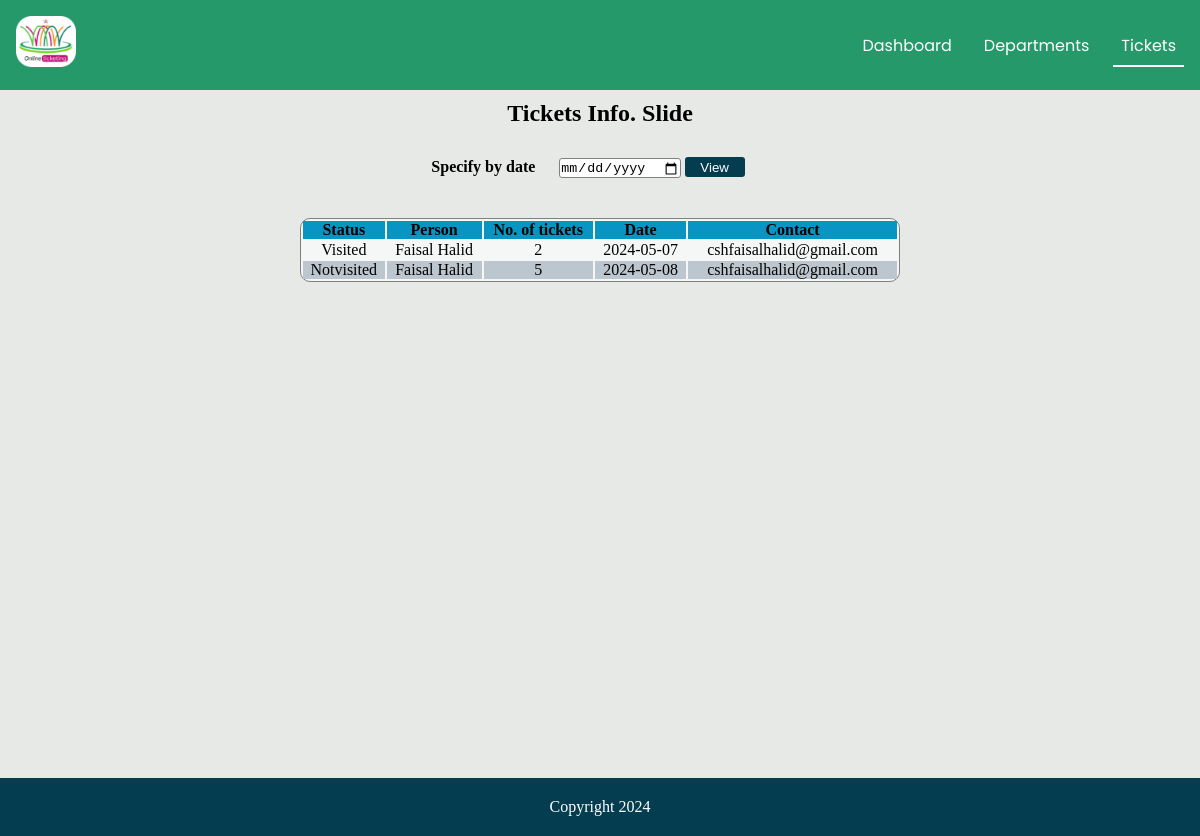
Page /tickets.php?id=1 (signed in) on the earlier database version.
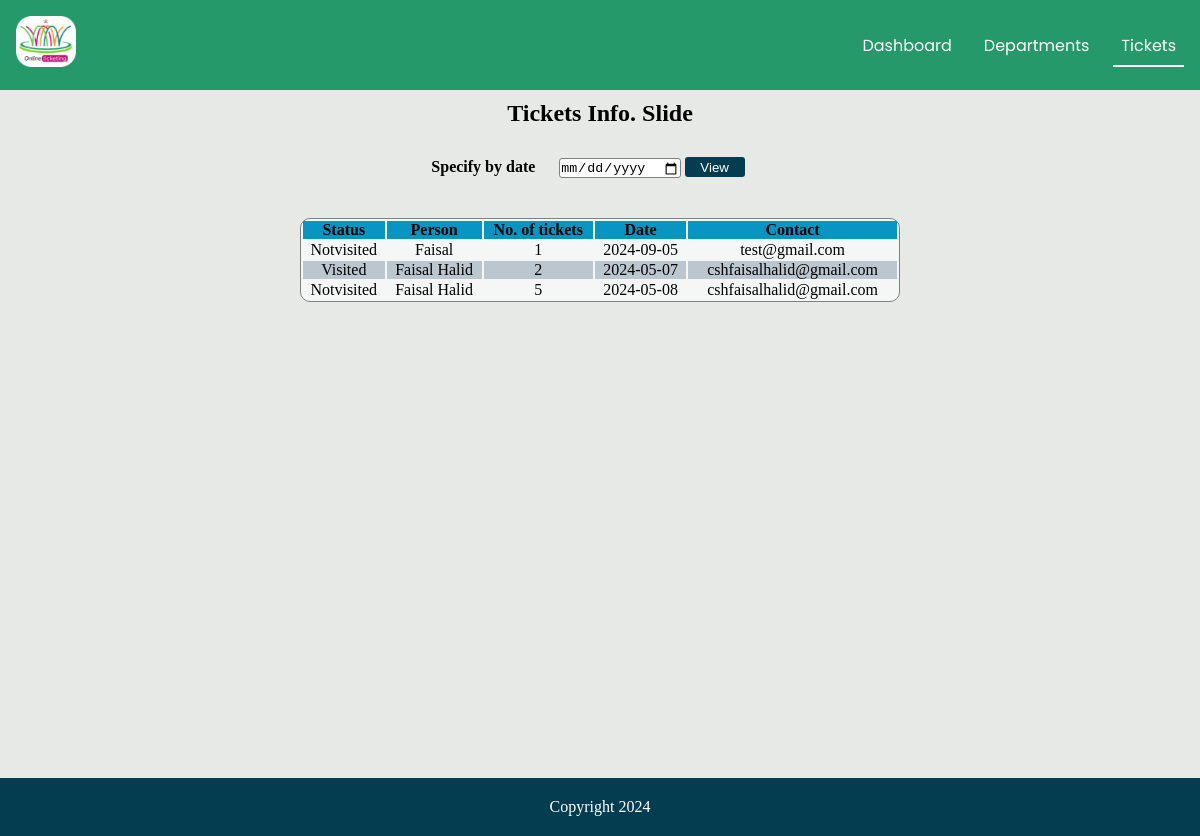
Same page on the later database version.
### tables this page shows
CREATE TABLE `tickets` (
  `ticket_id` int NOT NULL,
  `id` int NOT NULL,
  `department` varchar(40) NOT NULL,
  `status` varchar(10) NOT NULL,
  `amount` int NOT NULL,
  `customer` varchar(50) NOT NULL,
  `date` date NOT NULL,
  `address` varchar(40) DEFAULT NULL,
  `contact` varchar(40) DEFAULT NULL,
  `numberoftickets` int DEFAULT NULL,
  PRIMARY KEY (`ticket_id`),
  KEY `id` (`id`),
  CONSTRAINT `tickets_ibfk_1` FOREIGN KEY (`id`) REFERENCES `departments` (`id`) ON DELETE CASCADE
);

### tickets.php (the view, shortened to what this page needs)
<?php
    include 'connection.php';
       $id = $_GET['id'];
        $DEPARTMENT = "SELECT name from departments where id = $id limit 1";
        $Dquery = mysqli_query($connection, $DEPARTMENT);
        $resD = mysqli_fetch_assoc($Dquery);
       if(isset($_GET['date'])){
        $date = $_GET['date'];
        $id = $_GET['id'];
          $SELECT = "SELECT status, customer, numberoftickets, contact, date, department  FROM tickets where date = '$date' and id = $id";
       }
       else{
          $id = $_GET['id'];
          $SELECT = "SELECT status, customer, numberoftickets, contact, date, department FROM tickets where id = $id";
         }
       $query = mysqli_query($connection, $SELECT);
       ?>
<!DOCTYPE html>
<html lang="en">
  <head>
    <link
      rel="stylesheet"
      href="https://cdnjs.cloudflare.com/ajax/libs/font-awesome/6.4.0/css/all.min.css"
    />
    <link rel="stylesheet" href="./css/tickets.css" />
  </head>
  <body>
    <nav>
      <a href="#home" id="logo"><img src="./images/logo.png"></a>
      <ul>
        <li>
          <a href="dashboard.php" >Dashboard</a>
        </li>
        <li>
            <a href="dashboard.php" class="">Departments</a>
          </li>
        <li>
            <a href="" class="active">Tickets</a>
          </li>
      </ul>
    </nav>
    <h2 id="h11">Tickets Info. <?php echo $resD['name']?></h2>
   <div class="query">
        <form action="#" method="get">
            <a for="date">Specify by date</a>
            <input type="date" name="date" id="date" required>
            <button name="view" type="submit">View</button>
        </form>
    </div>
    <div class="tablediv">
        <table>
        <tr>
            <th>Status</th>
            <th>Person</th>
            <th>No. of tickets</th>
            <th>Date</th>
            <th>Contact</th>
        </tr>
        <?php
          while($res = mysqli_fetch_assoc($query)){
            echo '
                <tr>
                      <td>'.$res['status'].'</td>
                      <td>'.$res['customer'].'</td>
                      <td>'.$res['numberoftickets'].'</td>
                      <td>'.$res['date'].'</td>
                      <td>'.$res['contact'].'</td>
                  </tr>
                ';
          }
        ?>
    </table>
    </div>
    <footer>
        <p>Copyright 2024</p>
    </footer>
  </body>
</html>

Differences in the rows shown:
added tickets: status "Notvisited", customer "Faisal", numberoftickets "1", date "2024-09-05", contact "test@gmail.com"
